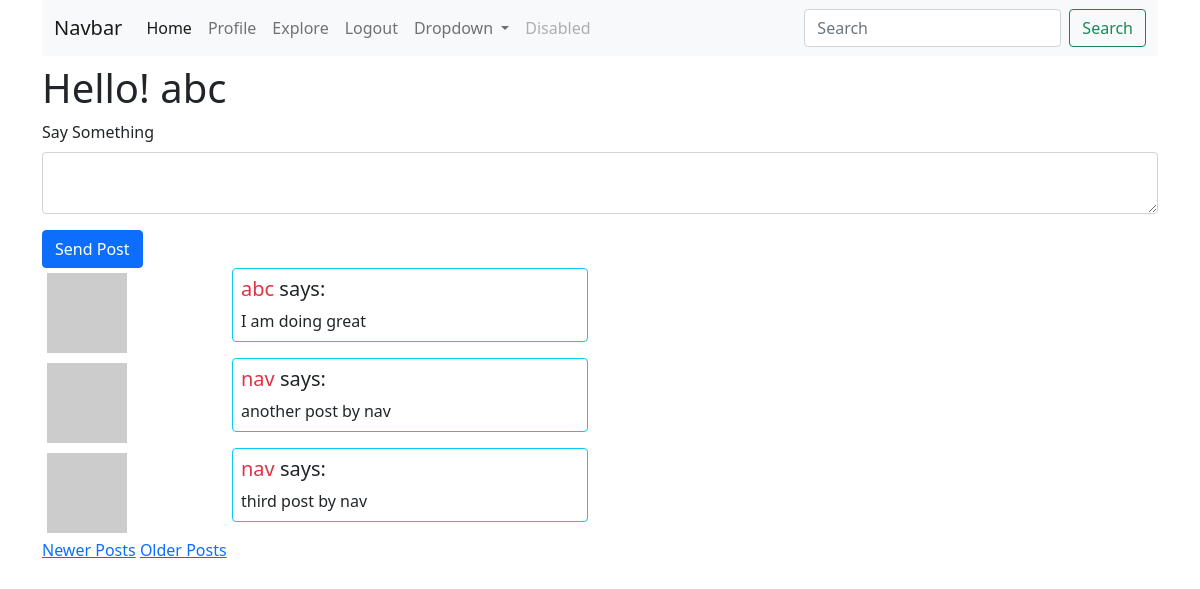
Page /index?page=2 (signed in) on the committed database.
### app/models.py (models this page shows, shortened)
class User(UserMixin, db.Model):
    id = db.Column(db.Integer, primary_key=True)
    username = db.Column(db.String(64), index=True, unique=True)
    email = db.Column(db.String(120), index=True, unique=True)
    password_hash = db.Column(db.String(128))
    posts = db.relationship('Post', backref='author', lazy='dynamic')
    about_me = db.Column(db.String(140))
    last_seen = db.Column(db.DateTime, default=datetime.utcnow)
    followed = db.relationship(
        'User', secondary=followers,
        primaryjoin = (followers.c.follower_id == id),
        secondaryjoin = (followers.c.followed_id == id),
        backref = db.backref('followers', lazy='dynamic'), lazy='dynamic')
    def avatar(self, size):
        digest = md5(self.email.lower().encode('utf-8')).hexdigest()
        return f'https://gravatar.com/avatar/{digest}?d=identicon&s={size}'
    def followed_posts(self):
        followed = Post.query.join(
            followers, (followers.c.followed_id == Post.user_id)).filter(
                followers.c.follower_id == self.id)
        own = Post.query.filter_by(user_id=self.id)
        return followed.union(own).order_by(Post.timestamp.desc())

class Post(db.Model):
    id = db.Column(db.Integer, primary_key=True)
    body = db.Column(db.String(140))
    timestamp = db.Column(db.DateTime, index=True, default=datetime.utcnow)
    user_id = db.Column(db.Integer, db.ForeignKey('user.id'))

### app/routes.py (the view)
@app.route('/', methods=['GET', 'POST'])
@app.route('/index', methods=['GET', 'POST'])
@login_required
def index():
    form = PostForm()
    if form.validate_on_submit():
        post = Post(body=form.post.data, author=current_user)
        db.session.add(post)
        db.session.commit()
        flash('Your post is live !', 'success')
        return redirect(url_for('index'))
    page = request.args.get('page', default=1, type=int)
    posts = current_user.followed_posts().paginate(page, app.config['POSTS_PER_PAGE'], False)
    next_url = url_for('index', page=posts.next_num) if posts.has_next else None
    prev_url = url_for('index', page=posts.prev_num) if posts.has_prev else None
    return render_template('index.html', title='Home', form=form, posts=posts.items,
                            next_url=next_url, prev_url=prev_url)

### app/forms.py
class PostForm(FlaskForm):
    post = TextAreaField('Say Something', validators=[
        InputRequired('Please write something'), Length(min=1, max=140)])
    submit = SubmitField('Send Post')

### app/models.py (called while the page is built)
@login.user_loader
def load_user(id):
    return User.query.get(int(id))

### app/routes.py (called while the page is built)
@app.before_request
def before_request():
    if current_user.is_authenticated:
        current_user.last_seen = datetime.utcnow()
        db.session.commit()

### app/templates/index.html (shortened to what this page needs)
{% extends 'base.html' %}
{% block content %}
    <h1>Hello! {{ current_user.username }}</h1>
    {% if form %}
    <form action="", method="POST", novalidate>
        <div class="mb-3">
            {{ form.post.label(class_='form-label') }}
            {{ form.post(class_='form-control') }}
        </div>
        {{ form.submit(class_='btn btn-primary') }}
    </form>
    {% endif %}
    {% for post in posts %}
    {% include '_post.html' %}
    {% endfor %}
    {% if prev_url %}
    <a href="{{ prev_url }}">Newer Posts</a>
    {% endif %}
    {% if next_url %}
    <a href="{{ next_url }}">Older Posts</a>
    {% endif %}
{% endblock %}

### app/templates/_post.html
<div class="row justify-content-start">
    <div class="col-2">
        <img src="{{ post.author.avatar(36) }}" alt="avatar of {{ post.author.username }}" class="img-thumbnail border-white">
    </div>
    <div class="col-4">
        <div class="card mb-2 border-info">
            <div class="card-body p-2">
                <h5 class="card-title">
                    <a href="{{ url_for('user', username=post.author.username) }}" class="link-danger text-decoration-none">
                        {{ post.author.username }}
                    </a> says:
                </h5>
                <p class="card-text">{{ post.body }}</p>
            </div>
        </div>
    </div>
</div>

### rows in the picture
User: username "abc"
Post: author.username "abc", body "I am doing great"
Post: author.username "nav", body "another post by nav"
Post: author.username "nav", body "third post by nav"
